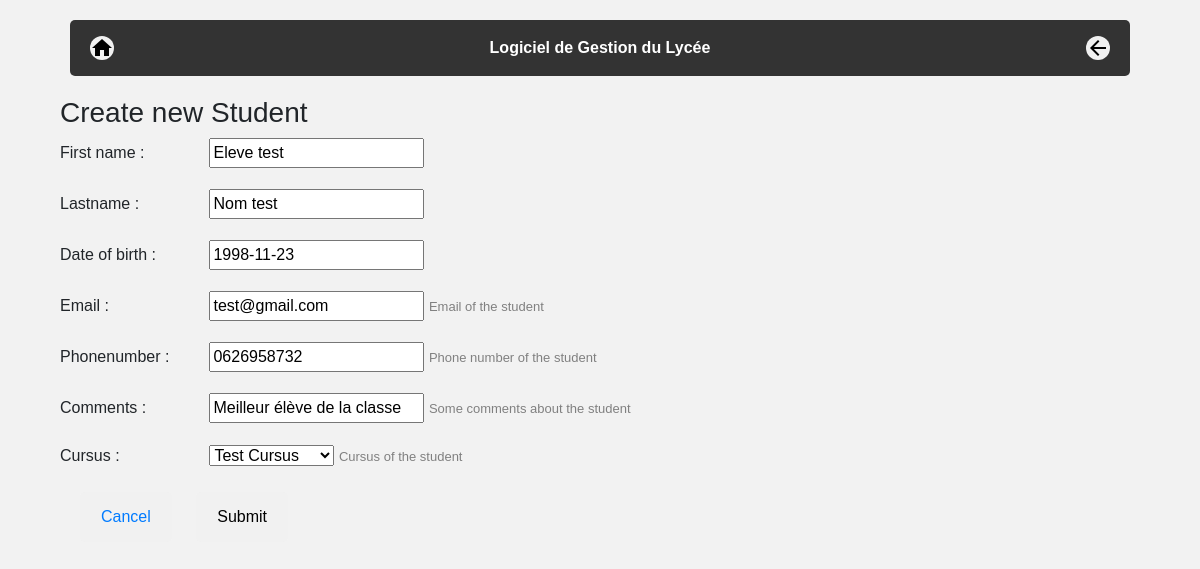
Before: /lycee/student/edit/119 with the older database file.
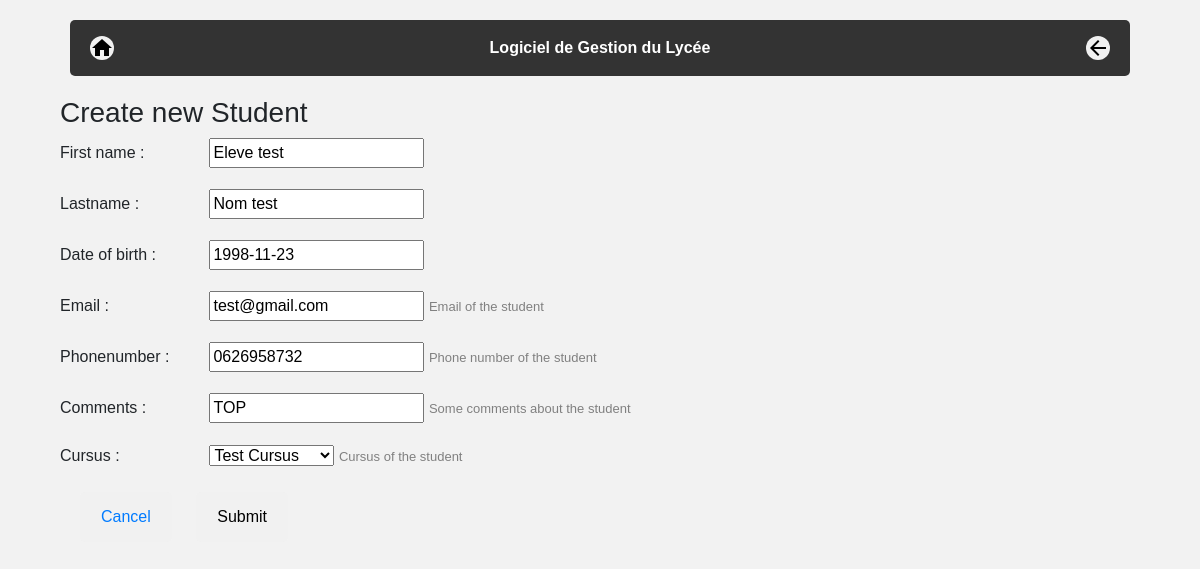
After: the same page with the newer database file.
### lycee/models.py (models this page shows, shortened)
class Student(models.Model):
    first_name = models.CharField(
        max_length=50,
        blank=False,
        null=False
    )
    birth_date = models.DateField(
        verbose_name='date of birth',
        blank=False,
        null=False
    )
    last_name = models.CharField(
        verbose_name="lastname",
        blank=False,  # pas de champ vide
        null=False,  # pas de champ null (a conjuguer avec default
        default="???",
        max_length=255,  # taille maximale du champ
    )
    phone = models.CharField(
        verbose_name="phonenumber",
        help_text="Phone number of the student",
        blank=False,  # pas de champ vide
        null=False,  # pas de champ null (a conjuguer avec default
        default="0999999999",
        max_length=10,  # taille maximale du champ
    )
    email = models.EmailField(
        verbose_name="email",
        help_text="Email of the student",
        blank=False,  # pas de champ vide
        null=False,  # pas de champ null (a conjuguer avec default
        default="x@y.z",
        max_length=255,  # taille maximale du champ
    )
    comments = models.CharField(
        verbose_name="comments",
        help_text="Some comments about the student",
        blank=True,
        null=False,  # pas de champ null (a conjuguer avec default
        default="",
        max_length=255,  # taille maximale du champ
    )
    cursus = models.ForeignKey(
        Cursus,
        help_text="Cursus of the student",
        on_delete=models.CASCADE,  # necessaire selon la version de Django
        null=True
    )

### lycee/views.py (the view, shortened to what this page needs)
# urls.py: url(r'^student/edit/(?P<pk>[0-9]+)$', StudentUpdateView.as_view(), name='update_student'),
class StudentUpdateView(UpdateView):
    model = Student
    form_class = StudentForm
    template_name = "lycee/student/create.html"

### lycee/forms.py
class StudentForm(ModelForm):
    class Meta:
        model = Student
        fields = (
            "first_name",
            "last_name",
            "birth_date",
            "email",
            "phone",
            "comments",
            "cursus",
        )

### lycee/models.py (called while the page is built)
    def __str__(self):
        return self.name

### lycee/templates/lycee/student/create.html (shortened to what this page needs)
{% extends "master.html" %}
{% block title %}
    <h3>Create new Student</h3>
{% endblock %}
{%  block content %}
    <form method="post">
        {{ form.as_p }}
        <div class="boutons">
            <button class="button radius alert left" type="cancel">
                <a href="/lycee/">
                    Cancel
                </a>
            </button>
            <button class="button radius success left" type="submit">
                Submit
            </button>
        </div>
    </form>
{% endblock %}

Changed rows visible on the page:
changed Student "Eleve test": comments "Meilleur élève de la classe" → "TOP"
